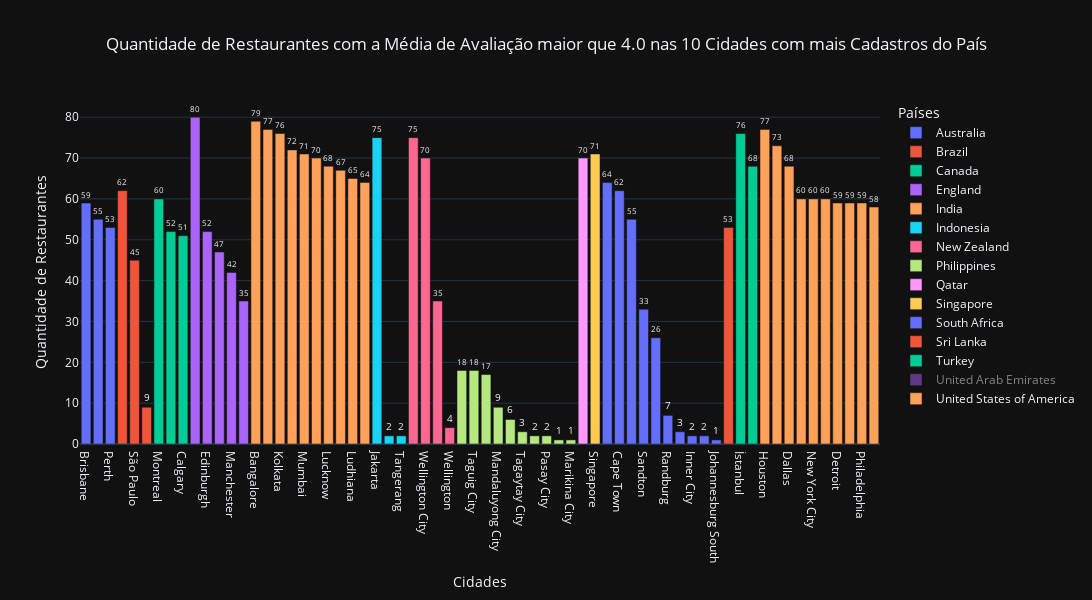

Source (notebook cell):
### Code cell
# Quantidade de Restaurantes com a Média de Avaliação maior que 4.0 nas 10 Cidades com mais Cadastros do País
cols = ['country_name', 'city', 'aggregate_rating', 'restaurant_id']
df = df_original.copy()
lines = df['aggregate_rating'] >= 4.0
x = 'city'
y = 'restaurant_id'
z = 'country_name'
r = 'aggregate_rating'
operacao = ['mean', 'nunique']
title = 'Quantidade de Restaurantes com a Média de Avaliação maior que 4.0 nas 10 Cidades com mais Cadastros do País'
xaxis_title = 'Cidades'
yaxis_title = 'Quantidade de Restaurantes'
legend_title_text = 'Países'

restaurantes_4stars_por_cidade = cities_rank_bar_plot(df, lines, cols, x, y, z, r, operacao, ascending = [True, False], title = title, xaxis_title = xaxis_title, yaxis_title = yaxis_title, legend_title_text = legend_title_text)
restaurantes_4stars_por_cidade

### Figure 1 — Plotly figure (JSON) as saved in the notebook; plotly's stock layout.template omitted (floating-point values rounded to 4 significant figures)
{"data": [{"alignmentgroup": "True", "hovertemplate": "country_name=Australia<br>city=%{x}<br>restaurant_id=%{text}<extra></extra>", "legendgroup": "Australia", "marker": {"color": "#636efa", "pattern": {"shape": ""}}, "name": "Australia", "offsetgroup": "Australia", "orientation": "v", "showlegend": true, "text": [59, 55, 53], "textfont": {"size": 10}, "textposition": "outside", "texttemplate": "%{text:.0f}", "type": "bar", "x": ["Brisbane", "Adelaide", "Perth"], "xaxis": "x", "y": [59, 55, 53], "yaxis": "y"}, {"alignmentgroup": "True", "hovertemplate": "country_name=Brazil<br>city=%{x}<br>restaurant_id=%{text}<extra></extra>", "legendgroup": "Brazil", "marker": {"color": "#EF553B", "pattern": {"shape": ""}}, "name": "Brazil", "offsetgroup": "Brazil", "orientation": "v", "showlegend": true, "text": [62, 45, 9], "textfont": {"size": 10}, "textposition": "outside", "texttemplate": "%{text:.0f}", "type": "bar", "x": ["Rio de Janeiro", "São Paulo", "Brasília"], "xaxis": "x", "y": [62, 45, 9], "yaxis": "y"}, {"alignmentgroup": "True", "hovertemplate": "country_name=Canada<br>city=%{x}<br>restaurant_id=%{text}<extra></extra>", "legendgroup": "Canada", "marker": {"color": "#00cc96", "pattern": {"shape": ""}}, "name": "Canada", "offsetgroup": "Canada", "orientation": "v", "showlegend": true, "text": [60, 52, 51], "textfont": {"size": 10}, "textposition": "outside", "texttemplate": "%{text:.0f}", "type": "bar", "x": ["Montreal", "Ottawa", "Calgary"], "xaxis": "x", "y": [60, 52, 51], "yaxis": "y"}, {"alignmentgroup": "True", "hovertemplate": "country_name=England<br>city=%{x}<br>restaurant_id=%{text}<extra></extra>", "legendgroup": "England", "marker": {"color": "#ab63fa", "pattern": {"shape": ""}}, "name": "England", "offsetgroup": "England", "orientation": "v", "showlegend": true, "text": [80, 52, 47, 42, 35], "textfont": {"size": 10}, "textposition": "outside", "texttemplate": "%{text:.0f}", "type": "bar", "x": ["London", "Edinburgh", "Birmingham", "Manchester", "Glasgow"], "xaxis": "x", "y": [80, 52, 47, 42, 35], "yaxis": "y"}, {"alignmentgroup": "True", "hovertemplate": "country_name=India<br>city=%{x}<br>restaurant_id=%{text}<extra></extra>", "legendgroup": "India", "marker": {"color": "#FFA15A", "pattern": {"shape": ""}}, "name": "India", "offsetgroup": "India", "orientation": "v", "showlegend": true, "text": [79, 77, 76, 72, 71, 70, 68, 67, 65, 64], "textfont": {"size": 10}, "textposition": "outside", "texttemplate": "%{text:.0f}", "type": "bar", "x": ["Bangalore", "Pune", "Kolkata", "Chennai", "Mumbai", "Goa", "Lucknow", "Ahmedabad", "Ludhiana", "Coimbatore"], "xaxis": "x", "y": [79, 77, 76, 72, 71, 70, 68, 67, 65, 64], "yaxis": "y"}, {"alignmentgroup": "True", "hovertemplate": "country_name=Indonesia<br>city=%{x}<br>restaurant_id=%{text}<extra></extra>", "legendgroup": "Indonesia", "marker": {"color": "#19d3f3", "pattern": {"shape": ""}}, "name": "Indonesia", "offsetgroup": "Indonesia", "orientation": "v", "showlegend": true, "text": [75, 2, 2], "textfont": {"size": 10}, "textposition": "outside", "texttemplate": "%{text:.0f}", "type": "bar", "x": ["Jakarta", "Bogor", "Tangerang"], "xaxis": "x", "y": [75, 2, 2], "yaxis": "y"}, {"alignmentgroup": "True", "hovertemplate": "country_name=New Zealand<br>city=%{x}<br>restaurant_id=%{text}<extra></extra>", "legendgroup": "New Zealand", "marker": {"color": "#FF6692", "pattern": {"shape": ""}}, "name": "New Zealand", "offsetgroup": "New Zealand", "orientation": "v", "showlegend": true, "text": [75, 70, 35, 4], "textfont": {"size": 10}, "textposition": "outside", "texttemplate": "%{text:.0f}", "type": "bar", "x": ["Auckland", "Wellington City", "Hamilton", "Wellington"], "xaxis": "x", "y": [75, 70, 35, 4], "yaxis": "y"}, {"alignmentgroup": "True", "hovertemplate": "country_name=Philippines<br>city=%{x}<br>restaurant_id=%{text}<extra></extra>", "legendgroup": "Philippines", "marker": {"color": "#B6E880", "pattern": {"shape": ""}}, "name": "Philippines", "offsetgroup": "Philippines", "orientation": "v", "showlegend": true, "text": [18, 18, 17, 9, 6, 3, 2, 2, 1, 1], "textfont": {"size": 10}, "textposition": "outside", "texttemplate": "%{text:.0f}", "type": "bar", "x": ["Quezon City", "Taguig City", "Makati City", "Mandaluyong City", "Pasig City", "Tagaytay City", "Manila", "Pasay City", "Las Piñas City", "Marikina City"], "xaxis": "x", "y": [18, 18, 17, 9, 6, 3, 2, 2, 1, 1], "yaxis": "y"}, {"alignmentgroup": "True", "hovertemplate": "country_name=Qatar<br>city=%{x}<br>restaurant_id=%{text}<extra></extra>", "legendgroup": "Qatar", "marker": {"color": "#FF97FF", "pattern": {"shape": ""}}, "name": "Qatar", "offsetgroup": "Qatar", "orientation": "v", "showlegend": true, "text": [70], "textfont": {"size": 10}, "textposition": "outside", "texttemplate": "%{text:.0f}", "type": "bar", "x": ["Doha"], "xaxis": "x", "y": [70], "yaxis": "y"}, {"alignmentgroup": "True", "hovertemplate": "country_name=Singapore<br>city=%{x}<br>restaurant_id=%{text}<extra></extra>", "legendgroup": "Singapore", "marker": {"color": "#FECB52", "pattern": {"shape": ""}}, "name": "Singapore", "offsetgroup": "Singapore", "orientation": "v", "showlegend": true, "text": [71], "textfont": {"size": 10}, "textposition": "outside", "texttemplate": "%{text:.0f}", "type": "bar", "x": ["Singapore"], "xaxis": "x", "y": [71], "yaxis": "y"}, {"alignmentgroup": "True", "hovertemplate": "country_name=South Africa<br>city=%{x}<br>restaurant_id=%{text}<extra></extra>", "legendgroup": "South Africa", "marker": {"color": "#636efa", "pattern": {"shape": ""}}, "name": "South Africa", "offsetgroup": "South Africa", "orientation": "v", "showlegend": true, "text": [64, 62, 55, 33, 26, 7, 3, 2, 2, 1], "textfont": {"size": 10}, "textposition": "outside", "texttemplate": "%{text:.0f}", "type": "bar", "x": ["Pretoria", "Cape Town", "Durban", "Sandton", "Johannesburg", "Randburg", "East Rand", "Inner City", "Midrand", "Johannesburg South"], "xaxis": "x", "y": [64, 62, 55, 33, 26, 7, 3, 2, 2, 1], "yaxis": "y"}, {"alignmentgroup": "True", "hovertemplate": "country_name=Sri Lanka<br>city=%{x}<br>restaurant_id=%{text}<extra></extra>", "legendgroup": "Sri Lanka", "marker": {"color": "#EF553B", "pattern": {"shape": ""}}, "name": "Sri Lanka", "offsetgroup": "Sri Lanka", "orientation": "v", "showlegend": true, "text": [53], "textfont": {"size": 10}, "textposition": "outside", "texttemplate": "%{text:.0f}", "type": "bar", "x": ["Colombo"], "xaxis": "x", "y": [53], "yaxis": "y"}, {"alignmentgroup": "True", "hovertemplate": "country_name=Turkey<br>city=%{x}<br>restaurant_id=%{text}<extra></extra>", "legendgroup": "Turkey", "marker": {"color": "#00cc96", "pattern": {"shape": ""}}, "name": "Turkey", "offsetgroup": "Turkey", "orientation": "v", "showlegend": true, "text": [76, 68], "textfont": {"size": 10}, "textposition": "outside", "texttemplate": "%{text:.0f}", "type": "bar", "x": ["İstanbul", "Ankara"], "xaxis": "x", "y": [76, 68], "yaxis": "y"}, {"alignmentgroup": "True", "hovertemplate": "country_name=United Arab Emirates<br>city=%{x}<br>restaurant_id=%{text}<extra></extra>", "legendgroup": "United Arab Emirates", "marker": {"color": "#ab63fa", "pattern": {"shape": ""}}, "name": "United Arab Emirates", "offsetgroup": "United Arab Emirates", "orientation": "v", "showlegend": true, "text": [70, 63, 52], "textfont": {"size": 10}, "textposition": "outside", "texttemplate": "%{text:.0f}", "type": "bar", "visible": "legendonly", "x": ["Dubai", "Abu Dhabi", "Sharjah"], "xaxis": "x", "y": [70, 63, 52], "yaxis": "y"}, {"alignmentgroup": "True", "hovertemplate": "country_name=United States of America<br>city=%{x}<br>restaurant_id=%{text}<extra></extra>", "legendgroup": "United States of America", "marker": {"color": "#FFA15A", "pattern": {"shape": ""}}, "name": "United States of America", "offsetgroup": "United States of America", "orientation": "v", "showlegend": true, "text": [77, 73, 68, 60, 60, 60, 59, 59, 59, 58], "textfont": {"size": 10}, "textposition": "outside", "texttemplate": "%{text:.0f}", "type": "bar", "x": ["Houston", "Austin", "Dallas", "Atlanta", "New York City", "San Diego", "Detroit", "Los Angeles", "Philadelphia", "Charlotte"], "xaxis": "x", "y": [77, 73, 68, 60, 60, 60, 59, 59, 59, 58], "yaxis": "y"}], "layout": {"barmode": "relative", "font": {"size": 12}, "height": 600, "legend": {"title": {"text": "Países"}, "tracegroupgap": 0}, "title": {"text": "Quantidade de Restaurantes com a Média de Avaliação maior que 4.0 nas 10 Cidades com mais Cadastros do País", "x": 0.5}, "width": 1300, "xaxis": {"anchor": "y", "autorange": true, "domain": [0, 1], "range": [-0.5, 65.5], "title": {"text": "Cidades"}, "type": "category"}, "yaxis": {"anchor": "x", "autorange": true, "domain": [0, 1], "range": [0, 84.21], "title": {"text": "Quantidade de Restaurantes"}, "type": "linear"}}}
